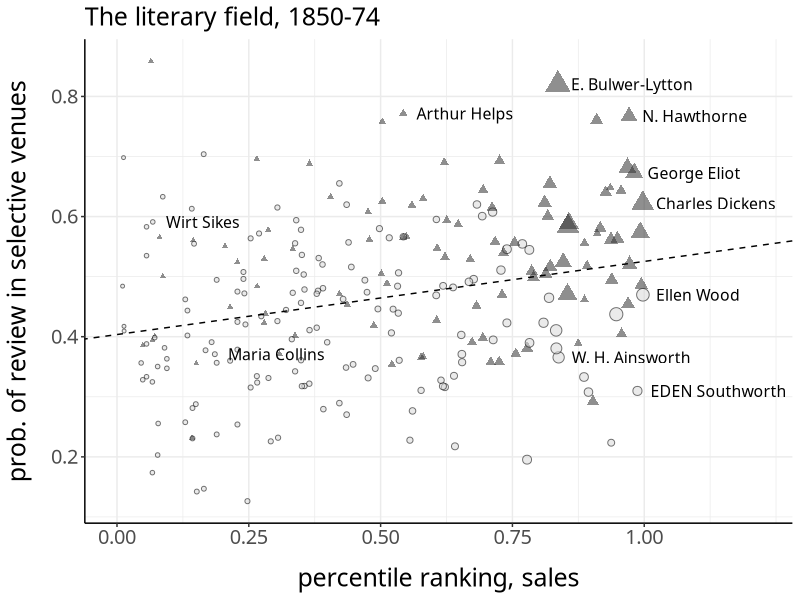
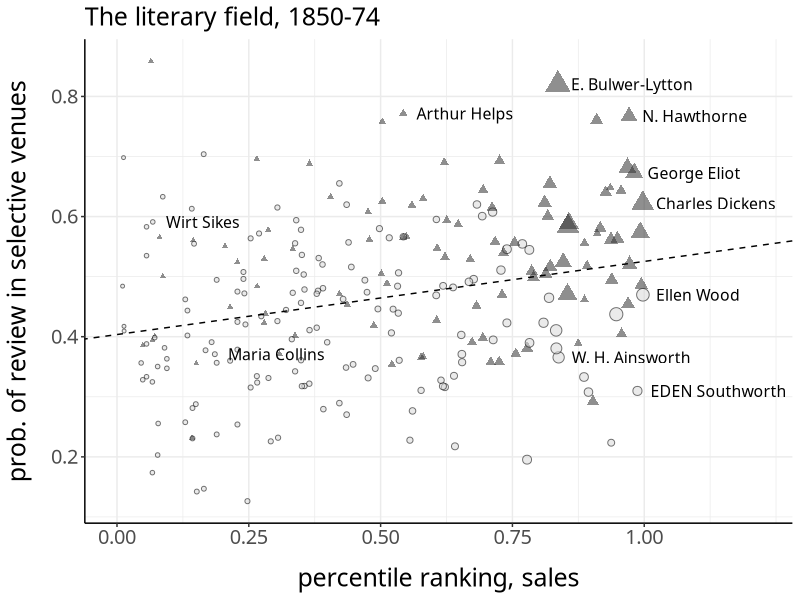

The R source for these figures, in order:
library(ggplot2)

this.dir <- dirname(parent.frame(2)$ofile)
setwd(this.dir)
data <- read.csv('../salesdata/pairedwithprestige.csv')

victorians <- data[data$midcareer >= 1840 & data$midcareer < 1875, ]
victorians$reviewed <- as.factor(victorians$reviews > 0)

victorians$plotnames = rep('', length(victorians$author))
victorians$plotnames[victorians$author == 'Dickens, Charles'] <- 'Charles Dickens'
victorians$plotnames[victorians$author == 'Wood, Ellen'] <- 'Ellen Wood'
victorians$plotnames[victorians$author == 'Ainsworth, William Harrison'] <- 'W. H. Ainsworth'
victorians$plotnames[victorians$author == 'Lytton, Edward Bulwer Lytton'] <- 'E. Bulwer-Lytton'
victorians$plotnames[victorians$author == 'Eliot, George'] <- 'George Eliot'
victorians$plotnames[victorians$author == 'Sikes, Wirt'] <- 'Wirt Sikes'
victorians$plotnames[victorians$author == 'Collins, A. Maria'] <- 'Maria Collins'
victorians$plotnames[victorians$author == 'Hawthorne, Nathaniel'] <- 'N. Hawthorne'
victorians$plotnames[victorians$author == 'Southworth, Emma Dorothy Eliza Nevitte'] <- 'EDEN Southworth'
victorians$plotnames[victorians$author == 'Helps, Arthur'] <- 'Arthur Helps'

model = lm(data = victorians, formula = prestige ~ percentile)
intercept = coef(model)[1]
slope = coef(model)[2]

p <- ggplot(victorians, aes(x = percentile, y = prestige, shape = reviewed, color = reviewed, fill = reviewed, size = num_vols, alpha = 0.6)) +
  geom_point() + theme_bw() +
  geom_text(aes(label = plotnames), color = 'black', size = 4, 
            position = position_nudge(x = 0.025), hjust = 0,
            family = 'Avenir Next Medium', alpha = 1) +
  geom_abline(intercept = intercept, slope = slope, linetype = 'dashed') +
  scale_color_manual(values = c('black', 'gray20')) +
  scale_fill_manual(values = c('gray85', 'gray20')) +
  scale_shape_manual(values = c(21, 17)) +
  scale_x_continuous(limits = c(0, 1.22), breaks = c(0, 0.25, 0.5, 0.75, 1)) +
  labs(x = 'percentile ranking, sales', y = 'prob. of review in selective venues') +
  ggtitle('The literary field, 1850-74') +
  theme(text = element_text(size = 18, family = "Avenir Next Medium"), panel.border = element_blank()) +
  theme(axis.line = element_line(color = 'black'), 
        legend.position = 'none',
        plot.title = element_text(size = 18),
        axis.title.x = element_text(margin = margin(t = 14)),
        axis.title.y = element_text(margin = margin(r = 14)))

tiff("~/Dropbox/book/chapter3/images/C3Fig4victorianfield.tiff", height = 6, width = 9, units = 'in', res=400)
plot(p)
dev.off()
plot(p)
